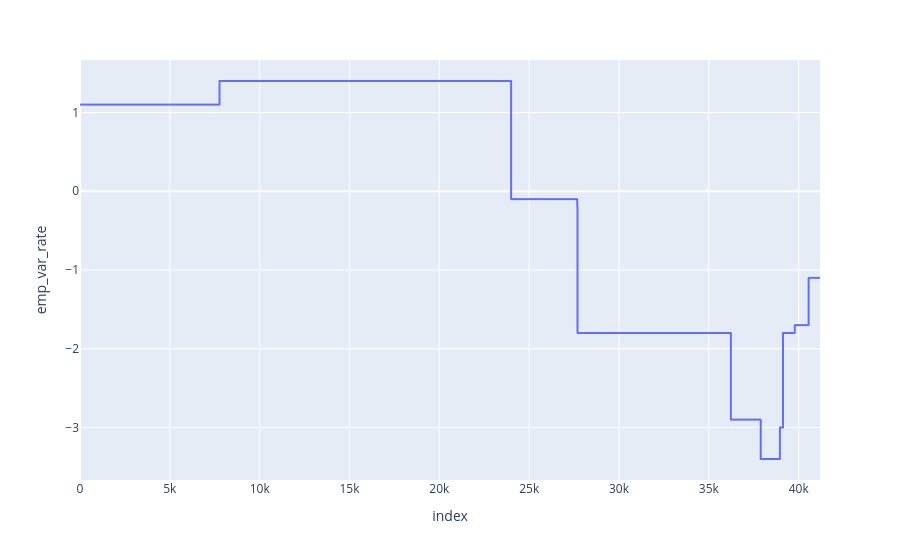

This figure's notebook cell:
### Code cell
fig = px.line(df1.reset_index(), x = 'index', y = 'emp_var_rate')
fig.show()

### Figure 1 — Plotly figure (JSON) as saved in the notebook; plotly's stock layout.template omitted (floating-point values rounded to 4 significant figures; data arrays with more than 128 entries replaced by an {"elided": "..."} marker saying what was removed)
{"data": [{"hovertemplate": "index=%{x}<br>emp_var_rate=%{y}<extra></extra>", "legendgroup": "", "line": {"color": "#636efa", "dash": "solid"}, "marker": {"symbol": "circle"}, "mode": "lines", "name": "", "showlegend": false, "type": "scattergl", "x": {"elided": "41188 int values"}, "xaxis": "x", "y": {"elided": "41188 float values"}, "yaxis": "y"}], "layout": {"legend": {"tracegroupgap": 0}, "margin": {"t": 60}, "xaxis": {"anchor": "y", "domain": [0, 1], "title": {"text": "index"}}, "yaxis": {"anchor": "x", "domain": [0, 1], "title": {"text": "emp_var_rate"}}}}
